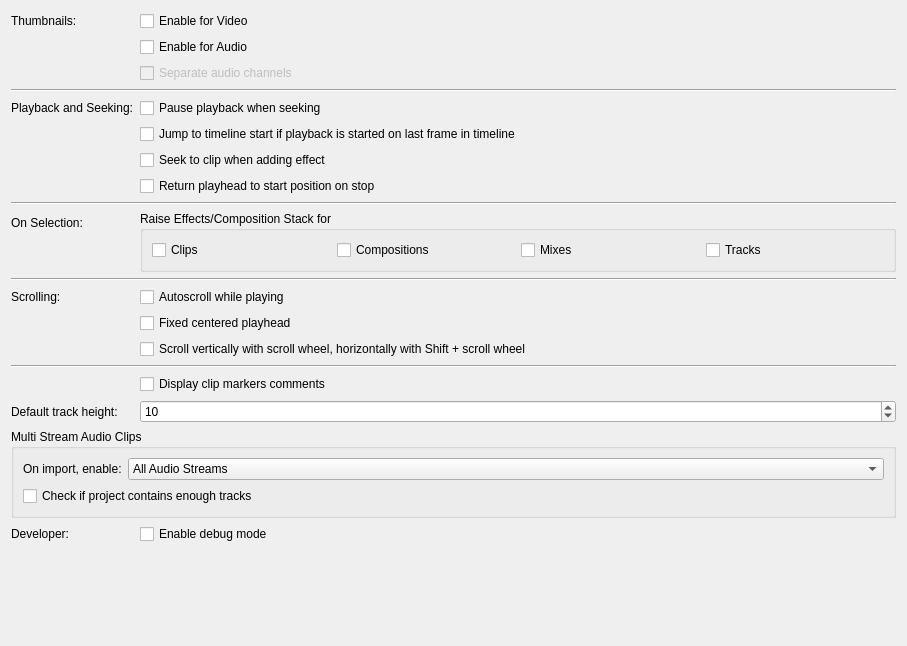
<?xml version="1.0" encoding="UTF-8"?>
<ui version="4.0">
 <author>
SPDX-FileCopyrightText: none
SPDX-License-Identifier: GPL-3.0-only OR LicenseRef-KDE-Accepted-GPL
 </author>
 <class>ConfigTimeline_UI</class>
 <widget class="QWidget" name="ConfigTimeline_UI">
  <property name="geometry">
   <rect>
    <x>0</x>
    <y>0</y>
    <width>907</width>
    <height>646</height>
   </rect>
  </property>
  <layout class="QFormLayout" name="formLayout">
   <item row="0" column="0">
    <widget class="QLabel" name="label_3">
     <property name="text">
      <string>Thumbnails:</string>
     </property>
    </widget>
   </item>
   <item row="0" column="1">
    <widget class="QCheckBox" name="kcfg_videothumbnails">
     <property name="text">
      <string>Enable for Video</string>
     </property>
    </widget>
   </item>
   <item row="1" column="1">
    <widget class="QCheckBox" name="kcfg_audiothumbnails">
     <property name="text">
      <string>Enable for Audio</string>
     </property>
    </widget>
   </item>
   <item row="2" column="1">
    <widget class="QCheckBox" name="kcfg_displayallchannels">
     <property name="enabled">
      <bool>false</bool>
     </property>
     <property name="text">
      <string>Separate audio channels</string>
     </property>
    </widget>
   </item>
   <item row="3" column="0" colspan="2">
    <widget class="Line" name="line_2">
     <property name="orientation">
      <enum>Qt::Orientation::Horizontal</enum>
     </property>
    </widget>
   </item>
   <item row="4" column="0">
    <widget class="QLabel" name="label_5">
     <property name="text">
      <string>Playback and Seeking:</string>
     </property>
    </widget>
   </item>
   <item row="4" column="1">
    <widget class="QCheckBox" name="kcfg_pauseonseek">
     <property name="text">
      <string>Pause playback when seeking</string>
     </property>
    </widget>
   </item>
   <item row="5" column="1">
    <widget class="QCheckBox" name="kcfg_jumptostart">
     <property name="text">
      <string>Jump to timeline start if playback is started on last frame in timeline</string>
     </property>
    </widget>
   </item>
   <item row="6" column="1">
    <widget class="QCheckBox" name="kcfg_seekonaddeffect">
     <property name="text">
      <string>Seek to clip when adding effect</string>
     </property>
    </widget>
   </item>
   <item row="7" column="1">
    <widget class="QCheckBox" name="kcfg_rewindOnStop">
     <property name="text">
      <string>Return playhead to start position on stop</string>
     </property>
    </widget>
   </item>
   <item row="8" column="0" colspan="2">
    <widget class="Line" name="line_3">
     <property name="orientation">
      <enum>Qt::Orientation::Horizontal</enum>
     </property>
    </widget>
   </item>
   <item row="9" column="0">
    <widget class="QLabel" name="label_7">
     <property name="text">
      <string>On Selection:</string>
     </property>
    </widget>
   </item>
   <item row="10" column="0" colspan="2">
    <widget class="Line" name="line_4">
     <property name="orientation">
      <enum>Qt::Orientation::Horizontal</enum>
     </property>
    </widget>
   </item>
   <item row="11" column="0">
    <widget class="QLabel" name="label_4">
     <property name="text">
      <string>Scrolling:</string>
     </property>
    </widget>
   </item>
   <item row="11" column="1">
    <widget class="QCheckBox" name="kcfg_autoscroll">
     <property name="text">
      <string>Autoscroll while playing</string>
     </property>
    </widget>
   </item>
   <item row="12" column="1">
    <widget class="QCheckBox" name="kcfg_centeredplayhead">
     <property name="text">
      <string>Fixed centered playhead</string>
     </property>
    </widget>
   </item>
   <item row="13" column="1">
    <widget class="QCheckBox" name="kcfg_scrollvertically">
     <property name="text">
      <string>Scroll vertically with scroll wheel, horizontally with Shift + scroll wheel</string>
     </property>
    </widget>
   </item>
   <item row="14" column="0" colspan="2">
    <widget class="Line" name="line">
     <property name="orientation">
      <enum>Qt::Orientation::Horizontal</enum>
     </property>
    </widget>
   </item>
   <item row="17" column="1">
    <widget class="QCheckBox" name="kcfg_showmarkers">
     <property name="text">
      <string>Display clip markers comments</string>
     </property>
    </widget>
   </item>
   <item row="18" column="0">
    <widget class="QLabel" name="label">
     <property name="text">
      <string>Default track height:</string>
     </property>
    </widget>
   </item>
   <item row="18" column="1">
    <widget class="QSpinBox" name="kcfg_trackheight">
     <property name="minimum">
      <number>0</number>
     </property>
     <property name="maximum">
      <number>999</number>
     </property>
     <property name="value">
      <number>10</number>
     </property>
    </widget>
   </item>
   <item row="20" column="0" colspan="2">
    <widget class="QGroupBox" name="groupBox_3">
     <property name="title">
      <string>Multi Stream Audio Clips</string>
     </property>
     <layout class="QGridLayout" name="gridLayout_4">
      <item row="0" column="1">
       <widget class="QComboBox" name="kcfg_multistream">
        <property name="sizePolicy">
         <sizepolicy hsizetype="MinimumExpanding" vsizetype="Fixed">
          <horstretch>0</horstretch>
          <verstretch>0</verstretch>
         </sizepolicy>
        </property>
        <item>
         <property name="text">
          <string>All Audio Streams</string>
         </property>
        </item>
        <item>
         <property name="text">
          <string>First Audio Stream</string>
         </property>
        </item>
        <item>
         <property name="text">
          <string>First 2 Audio Streams</string>
         </property>
        </item>
       </widget>
      </item>
      <item row="0" column="0">
       <widget class="QLabel" name="label_2">
        <property name="text">
         <string>On import, enable:</string>
        </property>
       </widget>
      </item>
      <item row="1" column="0" colspan="2">
       <widget class="QCheckBox" name="kcfg_multistream_checktrack">
        <property name="text">
         <string>Check if project contains enough tracks</string>
        </property>
       </widget>
      </item>
     </layout>
    </widget>
   </item>
   <item row="21" column="0">
    <widget class="QLabel" name="label_6">
     <property name="text">
      <string>Developer:</string>
     </property>
    </widget>
   </item>
   <item row="21" column="1">
    <widget class="QCheckBox" name="kcfg_uiDebugMode">
     <property name="text">
      <string>Enable debug mode</string>
     </property>
    </widget>
   </item>
   <item row="22" column="0">
    <spacer name="verticalSpacer">
     <property name="orientation">
      <enum>Qt::Orientation::Vertical</enum>
     </property>
     <property name="sizeHint" stdset="0">
      <size>
       <width>20</width>
       <height>23</height>
      </size>
     </property>
    </spacer>
   </item>
   <item row="9" column="1">
    <widget class="QGroupBox" name="groupBox_2">
     <property name="title">
      <string>Raise Effects/Composition Stack for</string>
     </property>
     <layout class="QGridLayout" name="gridLayout_2">
      <item row="0" column="1">
       <widget class="QCheckBox" name="kcfg_raisepropscompositions">
        <property name="text">
         <string>Compositions</string>
        </property>
       </widget>
      </item>
      <item row="0" column="3">
       <widget class="QCheckBox" name="kcfg_raisepropstracks">
        <property name="text">
         <string>Tracks</string>
        </property>
       </widget>
      </item>
      <item row="0" column="0">
       <widget class="QCheckBox" name="kcfg_raisepropsclips">
        <property name="text">
         <string>Clips</string>
        </property>
       </widget>
      </item>
      <item row="0" column="2">
       <widget class="QCheckBox" name="kcfg_raisepropsmixes">
        <property name="text">
         <string>Mixes</string>
        </property>
       </widget>
      </item>
     </layout>
    </widget>
   </item>
  </layout>
 </widget>
 <tabstops>
  <tabstop>kcfg_videothumbnails</tabstop>
  <tabstop>kcfg_audiothumbnails</tabstop>
  <tabstop>kcfg_displayallchannels</tabstop>
  <tabstop>kcfg_pauseonseek</tabstop>
  <tabstop>kcfg_jumptostart</tabstop>
  <tabstop>kcfg_seekonaddeffect</tabstop>
  <tabstop>kcfg_raisepropsclips</tabstop>
  <tabstop>kcfg_raisepropscompositions</tabstop>
  <tabstop>kcfg_raisepropsmixes</tabstop>
  <tabstop>kcfg_raisepropstracks</tabstop>
  <tabstop>kcfg_autoscroll</tabstop>
  <tabstop>kcfg_centeredplayhead</tabstop>
  <tabstop>kcfg_scrollvertically</tabstop>
  <tabstop>kcfg_showmarkers</tabstop>
  <tabstop>kcfg_trackheight</tabstop>
  <tabstop>kcfg_multistream</tabstop>
  <tabstop>kcfg_multistream_checktrack</tabstop>
  <tabstop>kcfg_uiDebugMode</tabstop>
 </tabstops>
 <resources/>
 <connections>
  <connection>
   <sender>kcfg_audiothumbnails</sender>
   <signal>toggled(bool)</signal>
   <receiver>kcfg_displayallchannels</receiver>
   <slot>setEnabled(bool)</slot>
   <hints>
    <hint type="sourcelabel">
     <x>186</x>
     <y>62</y>
    </hint>
    <hint type="destinationlabel">
     <x>256</x>
     <y>92</y>
    </hint>
   </hints>
  </connection>
 </connections>
</ui>
